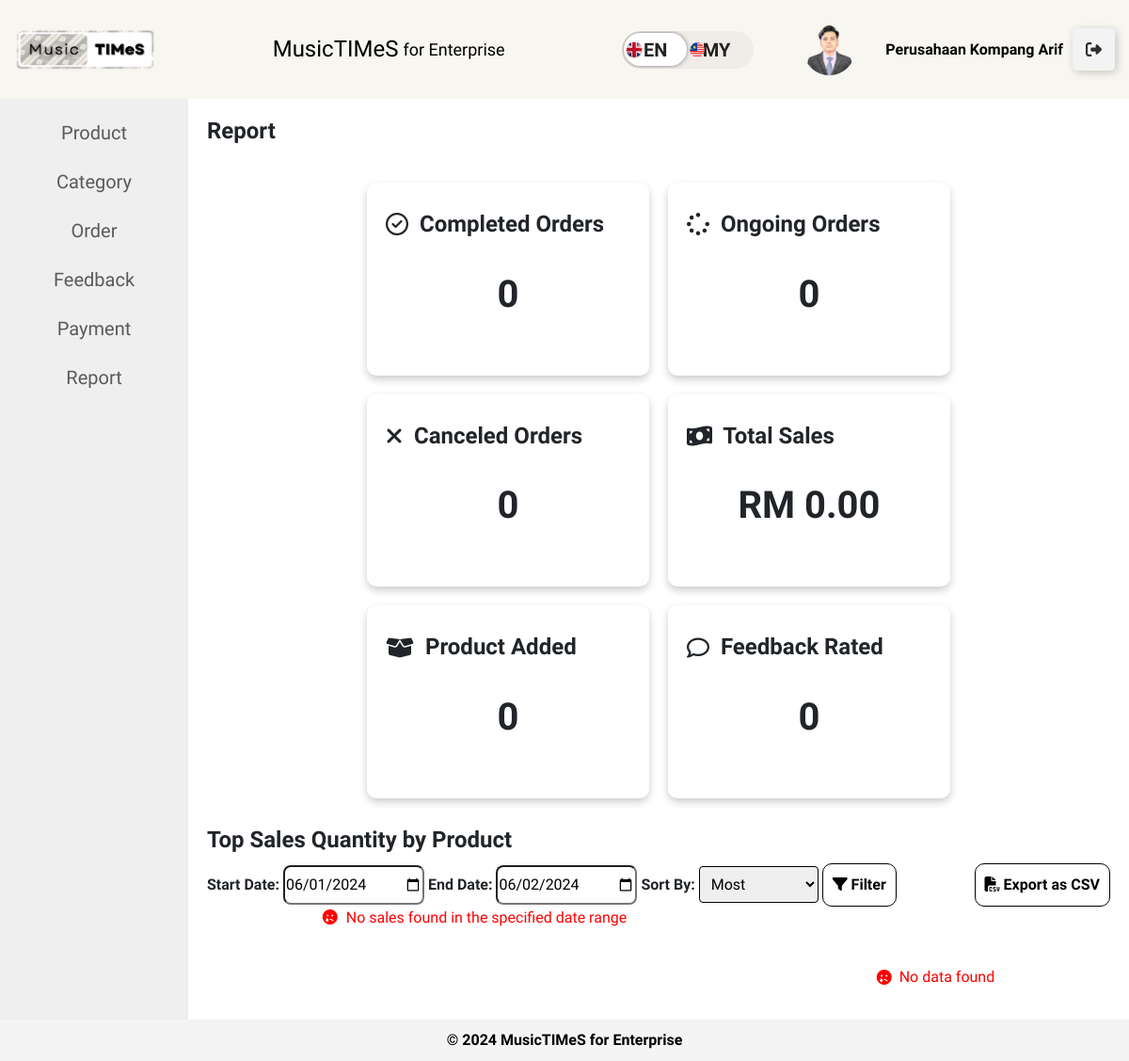
The app's page /enterprise/report-listing.php (signed in) with its own data.
### tables this page shows
CREATE TABLE `enterprise` (
  `enterprise_id` int(11) NOT NULL,
  `enterprise_name` varchar(100) DEFAULT NULL,
  `enterprise_username` varchar(20) DEFAULT NULL,
  `enterprise_email` varchar(100) DEFAULT NULL,
  `enterprise_password` varchar(255) DEFAULT NULL,
  `enterprise_image` varchar(255) DEFAULT NULL,
  `enterprise_phone` varchar(15) DEFAULT NULL,
  `enterprise_address` text DEFAULT NULL,
  `ssm_certificate` varchar(255) DEFAULT NULL,
  `confirm_password` varchar(255) DEFAULT NULL,
  `otp` int(6) DEFAULT NULL,
  `otp_sent_at` timestamp NULL DEFAULT NULL,
  `verified_at` timestamp NULL DEFAULT NULL,
  `is_verified` tinyint(1) NOT NULL
);

### enterprise/layout/main.php (the view, shortened to what this page needs)
<?php
include '../db.php';
?>
<?php
$language = 'en';
$langFile = "../languages/{$language}.php";
if (file_exists($langFile)) {
    $translations = include $langFile;
} else {
    $translations = [];
}
function __($key) {
    global $translations;
    return $translations[$key] ?? $key;
}
?>
<!DOCTYPE html>
<html lang="en">
<head>
    <link href="https://cdn.jsdelivr.net/npm/bootstrap@5.3.2/dist/css/bootstrap.min.css" rel="stylesheet">
    <link rel="stylesheet" href="../style/sidebar_enterprise.css">
</head>
<body>
<header>
    <img src="../image/logo.png" alt="MusicTIMeS Logo" id="logo">
    <h1>MusicTIMeS <span><?php echo __('title')?></span></h1>
    <div class="header-options">
        <div class="btn-container">
            <form method="post" id="languageForm">
                <label class="switch btn-language-mode-switch">
                    <label class="btn-language-mode-switch-inner" data-off="en" data-on="my" for="language_mode" style="text-transform: uppercase; display:flex;align-items:center; font-size:12px">
                        <img src="../image/england.png" alt="EN Flag" style="width: 20px; height: 20px; margin-left:3px; z-index:1000" /></img>
                        <img src="../image/malaysia.png" alt="MY Flag" style="width: 20px; height: 20px; margin-left:47px; z-index:1000" /></img>
                    </label>
                </label>
            </form>
        </div>
        <div class="profile-option" style="background-color: #F8F6F0;">
            <?php
                $enterprise_username = $_SESSION['enterprise_username'];
                $query = "SELECT enterprise_name, enterprise_image FROM enterprise WHERE enterprise_username='$enterprise_username'";
                $result = $conn->query($query);
                $enterprise = $result->fetch_assoc();
            ?>
            <div class="profile-info">
            <div class="profile-image">
                <?php
                $image_path = "/musictimes/image/enterprise/";
                $default_image = "/musictimes/image/default-profile-image.png";
                if (!empty($enterprise['enterprise_image']) && file_exists($_SERVER['DOCUMENT_ROOT'] . $image_path . $enterprise['enterprise_image'])) {
                    $image_path .= $enterprise['enterprise_image'];
                } else {
                    $image_path = $default_image;
                }
                echo '<img src="' . htmlspecialchars($image_path, ENT_QUOTES, 'UTF-8') . '" alt="Enterprise Profile Image" style="width: 50%; height: 50%; max-width: 100px; max-height: 100px; border-radius: 50%;">';
                ?>
            </div>
            <div class="profile-details">
                <a href="./enterprise-profile.php" class="enterprise-link" style="color: initial; text-decoration: none;" onmouseover="this.style.color='grey'" onmouseout="this.style.color='initial'">
                    <p class="enterprise-name"><?php echo $enterprise['enterprise_name']; ?></p>
                </a>
            </div>
            </div>
            </div>
        <div>
        <a class="logout-button" href="#" onclick="confirmLogout()">
        <div class="sign"></div>
        <div class="text"><?php echo __('logout')?></div></a>
            </div>
    </div>
</header>

### style/sidebar_enterprise.css (style rules this page uses)
* { font-family: "Freeman", sans-serif; }
body { font-family: Arial Narrow; margin: 0; padding: 0; display: flex; flex-direction: column; min-height: 100vh; background-color: #f4f4f4; }
header { background-color: #F8F6F0; color: black; padding: 15px; text-align: center; flex-shrink: 0; display: flex; justify-content: space-between; align-items: center; box-shadow: 0 2px 5px rgba(0, 0, 0, 0.2); }
#logo { max-width: 150px; height: auto; }
h1 { margin: 0; font-size: 1.5em; display: flex; align-items: center; }
span { font-weight: normal; font-size: 0.8em; margin-left: 5px; }
.header-options { display: flex; align-items: center; }
.language-dropdown, .profile-option, .logout-option { margin-left: 20px; }
.language-dropdown a, .profile-option a, .logout-option a { color: black; }
a { color: white; text-decoration: none; }
header span { font-size: large; }
.logout-button { --black: #000000; --ch-black: #141414; --eer-black: #1b1b1b; --night-rider: #2e2e2e; --white: #ffffff; --af-white: #f3f3f3; --ch-white: #e1e1e1; display: flex; align-items: center; justify-content: flex-start; width: 45px; height: 45px; border: none; border-radius: 5px; cursor: pointer; position: relative; overflow: hidden; transition-duration: .3s; box-shadow: 2px 2px 10px rgba(0, 0, 0, 0.199); background-color: var(--af-white); }
.sign { width: 100%; transition-duration: .3s; display: flex; align-items: center; justify-content: center; }
.sign svg { width: 17px; }
.btn-container { display: table-cell; vertical-align: middle; text-align: center; }
.btn-language-mode-switch { display: inline-block; margin: 0px; position: relative; }
.btn-language-mode-switch > label.btn-language-mode-switch-inner { margin: 0px; width: 140px; height: 40px; background-color: #f0ede9; border-radius: 26px; overflow: hidden; position: relative; transition: all 0.3s ease; display: block; }
.btn-language-mode-switch > label.btn-language-mode-switch-inner:before { content: attr(data-on); position: absolute; font-size: 20px; font-weight: 600; right: 25px; color: #222; }
.btn-language-mode-switch > label.btn-language-mode-switch-inner:after { content: attr(data-off); width: 67px; height: 35px; left: 2px; background: #fff; border-radius: 26px; position: absolute; font-size: 20px; display: flex; justify-content: center; text-align: center; transition: all 0.3s ease; box-shadow: 0px 0px 6px -2px #111; padding: 5px 0px; color: #222; font-weight: 600; align-items: center; }
.profile-option { display: flex; align-items: center; justify-content: space-between; padding: 10px; background-color: #F8F6F0; border-radius: 10px; }
.profile-info { display: flex; align-items: center; }
.profile-image img { width: 25%; height: 25%; max-width: 40px; max-height: 40px; border-radius: 50%; margin-right: 10px; }
.enterprise-name { font-weight: bold; margin: 0; }

### enterprise/layout/main.php (style rules this page uses)
.profile-details { position: relative; display: inline-block; }
.enterprise-link { color: initial; text-decoration: none; }

### enterprise/report-listing.php (style rules this page uses)
* { font-family: "Freeman", sans-serif; }

### records on screen
enterprise: enterprise_image (picture), enterprise_name "Perusahaan Kompang Arif"

### other values on screen
__('title') "for Enterprise"
__('product') "Product"
__('category') "Category"
__('order') "Order"
__('feedback') "Feedback"
__('payment') "Payment"
__('report') "Report"
__('completed_orders') "Completed Orders"
$status_data['completed_orders'] ?: 0 "0"
__('ongoing_orders') "Ongoing Orders"
$status_data['ongoing_orders'] ?: 0 "0"
__('canceled_orders') "Canceled Orders"
$status_data['canceled_orders'] ?: 0 "0"
__('total_sales') "Total Sales"
$status_data['total_sales_complete'] ?: 0 "0.00"
